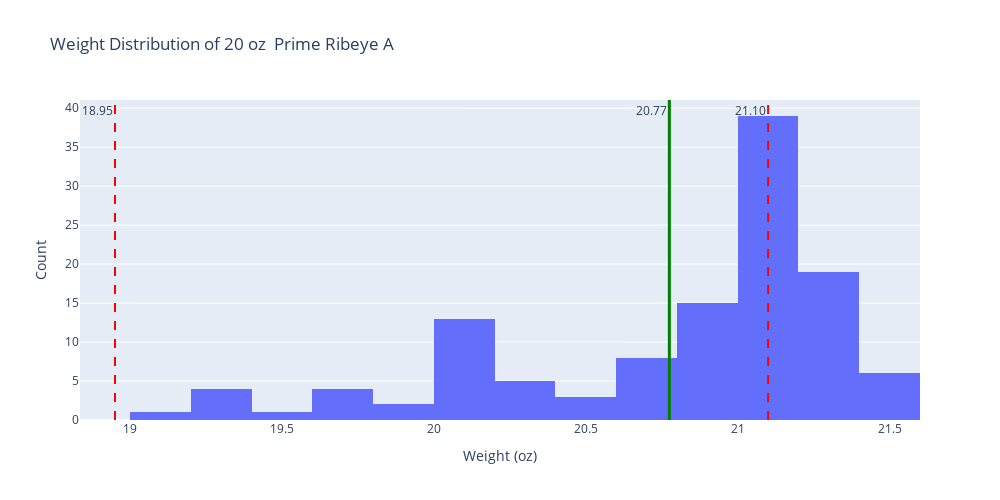

Write notebook code for a chart like this one.
### Code cell
#WEIGHT
#TEST product: "8 oz T Tenderloin A"
#SPECIFY product_name = "8 oz T Tenderloin A"
product_name = "20 oz  Prime Ribeye A"

# Specify the file path
file_path = '../data/cleaned/generic_butcher_cleaned.csv'

# Read the CSV file into a DataFrame
df = pd.read_csv(file_path)

file_path2 = '../data/cleaned/generic_butcher_spec_cleaned.csv'

# Read the CSV file into a DataFrame
df2 = pd.read_csv(file_path2)

# Copy data to preserve original dataset
product_data = df.loc[df["product_name"] == product_name]
product = product_data.copy()

# Adjust decimal point that were obvious errors
product['measured_weight'] = product['measured_weight'].apply(lambda x: x * 0.01 if x > 50 else x)

# Determine bin min and max in a readable format
min_wt = np.min(product['measured_weight'])
max_wt = np.max(product['measured_weight'])
binmin_wt = np.floor(min_wt)-1
binmax_wt = np.ceil(max_wt)+1

# Determine spec goal posts
weight_min_spec = df2.loc[df2['product_name'] == product_name, 'weight_min'].iloc[0]
weight_max_spec = df2.loc[df2['product_name'] == product_name, 'weight_max'].iloc[0]
weight_avg = np.mean(product['measured_weight'])

# Created bins based on the quarter ounce
num_bins_wt = int((binmax_wt - binmin_wt) * 1/.25)

# Pulls measured weight data for the x value of the histogram
product_weights = product['measured_weight']

# Create the histogram using Plotly Express
fig = px.histogram(product, x='measured_weight', nbins=num_bins_wt, title=f"Weight Distribution of {product_name}")

# Add vertical lines for average, min spec, and max spec using add_vline
fig.add_vline(x=weight_avg, line=dict(color="green", width=3), annotation_text=f"{weight_avg:.2f}", annotation_position="top left")
fig.add_vline(x=weight_min_spec, line=dict(color="red", width=2, dash='dash'), annotation_text= f"{weight_min_spec:.2f}", annotation_position="top left")
fig.add_vline(x=weight_max_spec, line=dict(color="red", width=2, dash='dash'), annotation_text=f"{weight_max_spec:.2f}", annotation_position="top left")

# Update xaxis and yaxis labels
fig.update_layout(
    width=1000,
    height=500,
    xaxis_title='Weight (oz)',
    yaxis_title='Count',
    showlegend=False
)

# Show the plot
fig.show()

### Figure 1 — Plotly figure (JSON) as saved in the notebook; plotly's stock layout.template omitted (floating-point values rounded to 4 significant figures)
{"data": [{"alignmentgroup": "True", "bingroup": "x", "hovertemplate": "measured_weight=%{x}<br>count=%{y}<extra></extra>", "legendgroup": "", "marker": {"color": "#636efa", "pattern": {"shape": ""}}, "name": "", "nbinsx": 20, "offsetgroup": "", "orientation": "v", "showlegend": false, "type": "histogram", "x": [19.36, 20, 21.12, 21.18, 21.2, 21.12, 20.64, 21.36, 20.3, 20, 19.63, 20.84, 21.46, 21.2, 21, 20.9, 20.92, 20.56, 20.12, 19.94, 20.9, 20.08, 21, 20.7, 21.8, 20, 21.09, 21, 21.05, 21.07, 20.6, 21.08, 21.16, 21.3, 20.9, 20.32, 21.25, 19.6, 21.16, 21.08, 21.2, 21.05, 21.42, 20, 20.94, 21, 20.42, 21.09, 21.08, 21.04, 21.38, 19.64, 21.28, 21.02, 20.94, 21.28, 20.64, 21.3, 21.3, 20.82, 21, 21.1, 21.06, 20.12, 21.06, 20.7, 21.04, 20.2, 21.3, 20.08, 19.74, 20.7, 20.6, 21.09, 21.22, 20.9, 21.34, 21.44, 20.18, 19.3, 20.48, 20.6, 21, 20.98, 21.09, 20, 20.8, 20.2, 21.8, 19.26, 19.5, 21.08, 21.02, 21.06, 19.96, 20.26, 21.42, 21.32, 20.96, 21.08, 21.4, 21.3, 21.06, 21.24, 21.09, 20.94, 20.06, 20.84, 21.06, 20.8, 19.08, 21.3, 20.09, 21.1, 19.24, 21.07, 21.09, 21.25, 21, 21.08, 21.42, 20.16], "xaxis": "x", "yaxis": "y"}], "layout": {"annotations": [{"showarrow": false, "text": "20.77", "x": 20.77, "xanchor": "right", "xref": "x", "y": 1, "yanchor": "top", "yref": "y domain"}, {"showarrow": false, "text": "18.95", "x": 18.95, "xanchor": "right", "xref": "x", "y": 1, "yanchor": "top", "yref": "y domain"}, {"showarrow": false, "text": "21.10", "x": 21.1, "xanchor": "right", "xref": "x", "y": 1, "yanchor": "top", "yref": "y domain"}], "barmode": "relative", "height": 500, "legend": {"tracegroupgap": 0}, "shapes": [{"line": {"color": "green", "width": 3}, "type": "line", "x0": 20.77, "x1": 20.77, "xref": "x", "y0": 0, "y1": 1, "yref": "y domain"}, {"line": {"color": "red", "dash": "dash", "width": 2}, "type": "line", "x0": 18.95, "x1": 18.95, "xref": "x", "y0": 0, "y1": 1, "yref": "y domain"}, {"line": {"color": "red", "dash": "dash", "width": 2}, "type": "line", "x0": 21.1, "x1": 21.1, "xref": "x", "y0": 0, "y1": 1, "yref": "y domain"}], "showlegend": false, "title": {"text": "Weight Distribution of 20 oz  Prime Ribeye A"}, "width": 1000, "xaxis": {"anchor": "y", "domain": [0, 1], "title": {"text": "Weight (oz)"}}, "yaxis": {"anchor": "x", "domain": [0, 1], "title": {"text": "Count"}}}}
